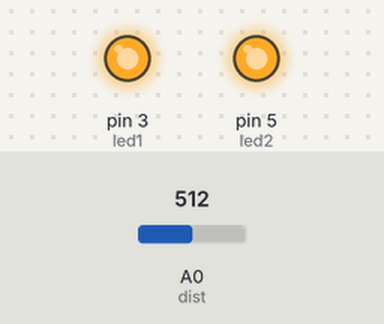
A sketch run on a simulated Arduino Uno, built with avr-gcc and run on an emulated ATmega328P. Shown: output pins drawn as LEDs (lit = HIGH). The test bench sets the inputs (shaded band); at power-on: A0 (dist) = 512.

Above: at 0.1 s.
Timing chart, 0 to 1.6 s (numbered marks = the images above):
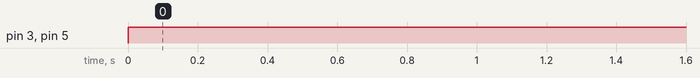

Measured:
- by itself, pin 3 (led1), pin 5 (led2): LOW → HIGH at 0.00 s

The sketch:

light.ino
```cpp
#define OFF 0
#define ON 1
#define DIMMING 2

#define ON_LENGTH (5*1000)
#define DIMMING_LENGTH (5*1000)

// Use two pins to drive two LEDs. Two leds on one pin are too close to 40 mA draw limit on atmega
const int led1 = 3;
const int led2 = 5;
const int dist = A0;

void setup() {
  // put your setup code here, to run once:
  Serial.begin(9600);
  pinMode(dist, INPUT);
  pinMode(led1, OUTPUT);
  pinMode(led2, OUTPUT);
  digitalWrite(led1, 0);
  digitalWrite(led2, 0);
}

int state = OFF;
long on_start;
int led_value;

void loop() {
  int distance = analogRead(dist);

  if (distance > 475) {
    state = ON;
    on_start = millis();
  }
  if (state == ON && (millis() - on_start) < ON_LENGTH) { // LEDs on
    led_value = 255;
    digitalWrite(led1, 1);
    digitalWrite(led2, 1);
  } else if (state == ON && (millis() - on_start) < (ON_LENGTH + DIMMING_LENGTH)) { // Active stage off, start dimming
    state = DIMMING;
    on_start = millis();
  } else if (state == DIMMING && (millis() - on_start) < DIMMING_LENGTH) { // dimming
    analogWrite(led1, led_value);
    analogWrite(led2, led_value);
    float dim_pcnt = 1 -  ((float)(millis() - on_start + 1) / DIMMING_LENGTH);
    led_value = (int)(255.0 * dim_pcnt);
   } else { // turn off of not ON or DIMMING
    state = OFF;
    digitalWrite(led1, 0);
    digitalWrite(led2, 0);
  }

}
```
